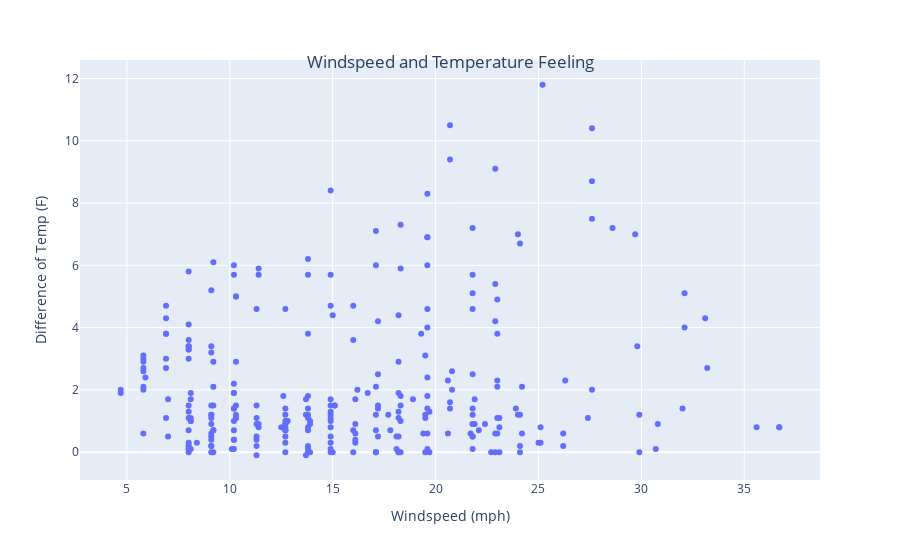

The cell this chart's notebook holds for it:
### Code cell
#difference of windspeed 
df['temp_difference'] = df['temp'] - df['feelslike']
fig = px.scatter(df, x='windspeed', y='temp_difference', labels = {'temp_difference' : 'Difference of Temp (F)', 'windspeed' : 'Windspeed (mph)'})


fig.update_layout(
    title={
        'text': 'Windspeed and Temperature Feeling',
        'y':0.9,
        'x':0.5,
        'xanchor': 'center',
        'yanchor': 'top'})

### Figure 1 — Plotly figure (JSON) as saved in the notebook; plotly's stock layout.template omitted (floating-point values rounded to 4 significant figures; data arrays with more than 128 entries replaced by an {"elided": "..."} marker saying what was removed)
{"data": [{"hovertemplate": "Windspeed (mph)=%{x}<br>Difference of Temp (F)=%{y}<extra></extra>", "legendgroup": "", "marker": {"color": "#636efa", "symbol": "circle"}, "mode": "markers", "name": "", "orientation": "v", "showlegend": false, "type": "scatter", "x": {"elided": "289 float values"}, "xaxis": "x", "y": {"elided": "289 float values"}, "yaxis": "y"}], "layout": {"legend": {"tracegroupgap": 0}, "margin": {"t": 60}, "title": {"text": "Windspeed and Temperature Feeling", "x": 0.5, "xanchor": "center", "y": 0.9, "yanchor": "top"}, "xaxis": {"anchor": "y", "domain": [0, 1], "title": {"text": "Windspeed (mph)"}}, "yaxis": {"anchor": "x", "domain": [0, 1], "title": {"text": "Difference of Temp (F)"}}}}
